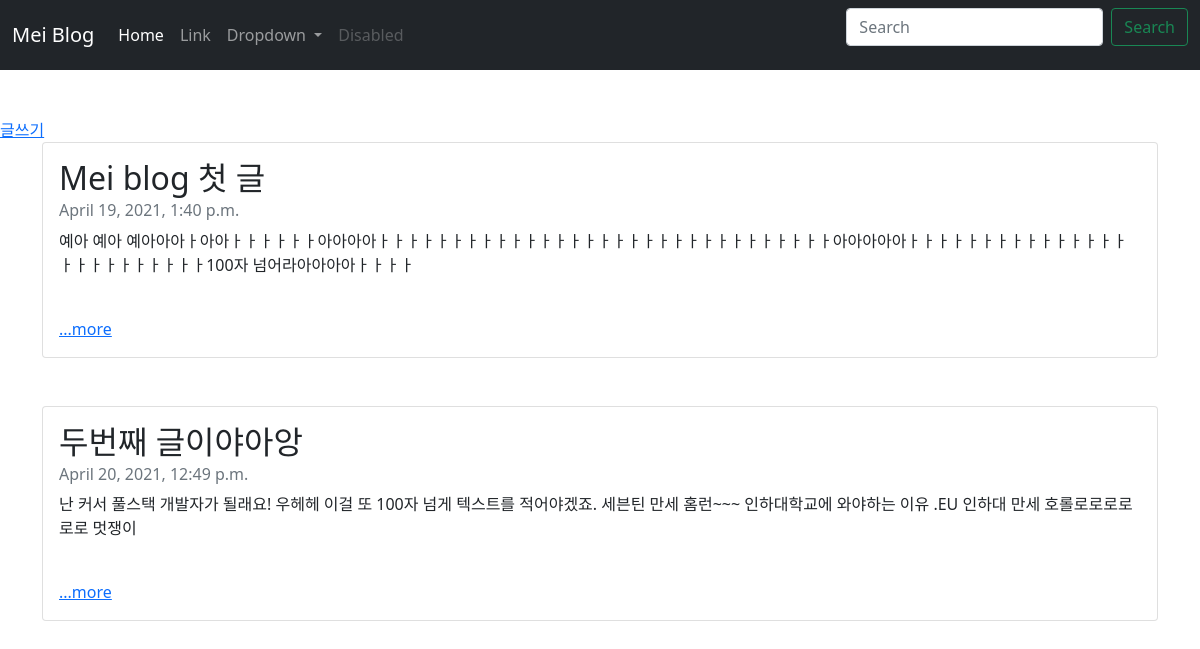
The app's page /, older data.
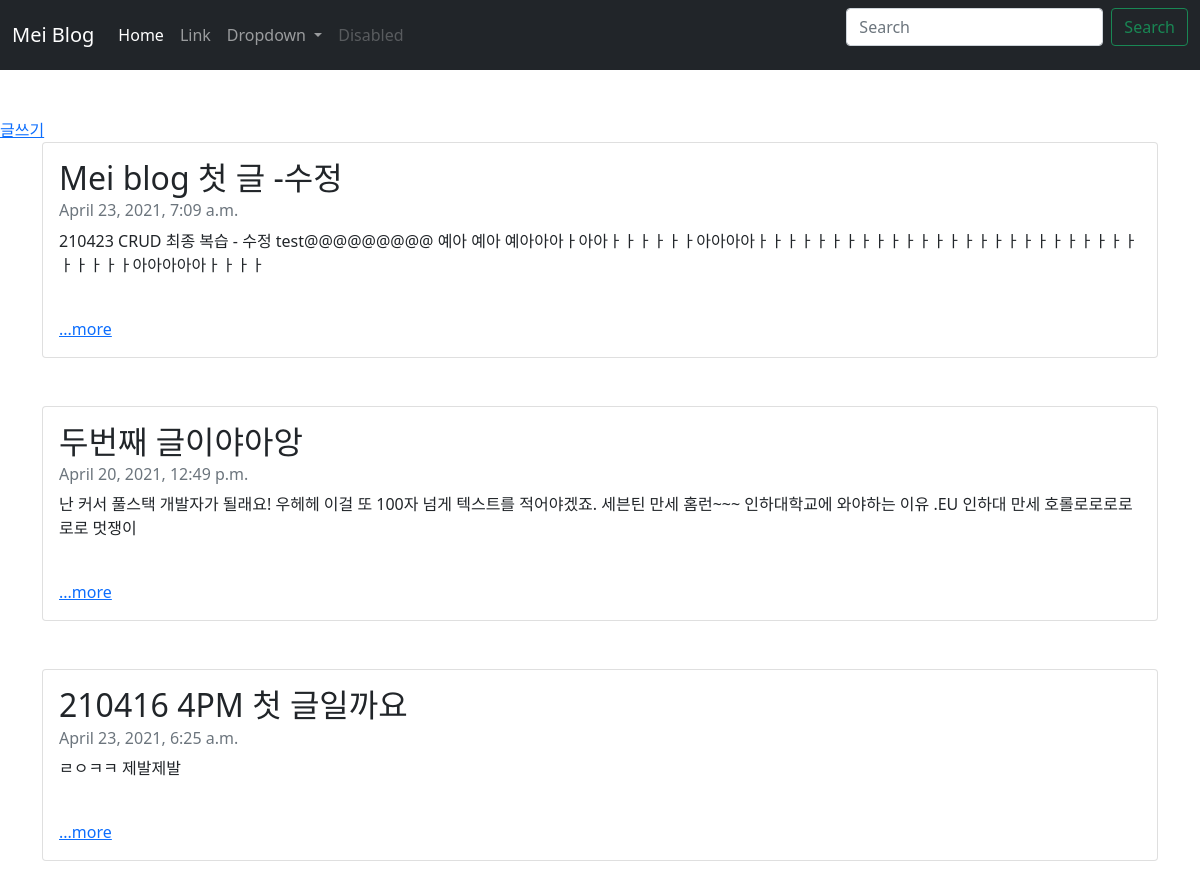
The same page, newer data.
### blogapp/models.py (models this page shows, shortened)
class Blog(models.Model) :
    title = models.CharField(max_length=200)
    pub_date = models.DateTimeField('date published')
    body = models.TextField()
    def summary(self) :
        return self.body[:100] # 100 글자 제한으로 return

### blogapp/views.py (the view)
# urls.py: 2. Add a URL to urlpatterns:  path('', views.home, name='home')
def home(request) :
    blogs = Blog.objects # model로부터 객체 목록을 전달
    return render(request, 'home.html', {'blogs' : blogs})

### blogapp/templates/home.html
{% extends 'base.html' %}
{% block contents %}
<body>
    <br><br>
    <footer>
        <a href="{% url 'new' %}">글쓰기</a>
    </footer>
    {% for blog in blogs.all %}
        <div class = "container">
            <div class="card">
                <div class="card-body">
                <h2 class="card-title">{{blog.title}}</h2>
                <h6 class="card-subtitle mb-2 text-muted">{{blog.pub_date}}</h6>
                <p class="card-text">{{blog.summary}}</p> <br>
                <a href="{% url 'detail' blog.id %}" class="card-link">...more</a>
                </div>
            </div>
        </div>
        <br><br>
      {% endfor %}
</body>
{% endblock %}

### mymeiblogproject/templates/base.html (shortened to what this page needs)
<head>
  <link href="https://cdn.jsdelivr.net/npm/bootstrap@5.0.0-beta3/dist/css/bootstrap.min.css" rel="stylesheet">
</head>
<body>
    <nav class="navbar navbar-expand-lg navbar navbar-dark bg-dark">
        <div class="container-fluid">
          <a class="navbar-brand" href="#">Mei Blog</a>
          <div class="collapse navbar-collapse" id="navbarSupportedContent">
            <ul class="navbar-nav me-auto mb-2 mb-lg-0">
              <li class="nav-item">
                <a class="nav-link active" aria-current="page" href="#">Home</a>
              </li>
              <li class="nav-item">
                <a class="nav-link" href="#">Link</a>
              </li>
              <li class="nav-item dropdown">
                <a class="nav-link dropdown-toggle" href="#" id="navbarDropdown" role="button" data-bs-toggle="dropdown" aria-expanded="false">
                  Dropdown
                </a>
              </li>
              <li class="nav-item">
                <a class="nav-link disabled" href="#" tabindex="-1" aria-disabled="true">Disabled</a>
              </li>
            </ul>
            <form class="d-flex">
              <input class="form-control me-2" type="search" placeholder="Search" aria-label="Search">
              <button class="btn btn-outline-success" type="submit">Search</button>
            </form>
          </div>
        </div>
      </nav>
      {% block contents %}
      {% endblock %}
</body>

Row changes from the older to the newer data that the page shows:
changed Blog: title "Mei blog 첫 글" → "Mei blog 첫 글 -수정"; pub_date "April 19, 2021, 1:40 p.m." → "April 23, 2021, 7:09 a.m."; summary "예아 예아 예아아아ㅏ아아ㅏㅏㅏㅏㅏㅏ아아아아ㅏㅏㅏㅏㅏㅏㅏㅏㅏㅏㅏㅏㅏㅏㅏㅏㅏㅏㅏㅏㅏㅏㅏㅏㅏㅏㅏㅏㅏㅏㅏ아아아아아ㅏㅏㅏㅏㅏㅏㅏㅏㅏㅏㅏㅏㅏㅏㅏㅏㅏㅏㅏㅏㅏㅏㅏㅏㅏ100자 넘어라아아아아ㅏㅏㅏㅏ" → "210423 CRUD 최종 복습 - 수정 test@@@@@@@@@ 예아 예아 예아아아ㅏ아아ㅏㅏㅏㅏㅏㅏ아아아아ㅏㅏㅏㅏㅏㅏㅏㅏㅏㅏㅏㅏㅏㅏㅏㅏㅏㅏㅏㅏㅏㅏㅏㅏㅏㅏㅏㅏㅏㅏㅏ아아아아아ㅏㅏㅏㅏ"
added Blog: title "210416 4PM 첫 글일까요", pub_date "April 23, 2021, 6:25 a.m.", summary "ㄹㅇㅋㅋ 제발제발"
